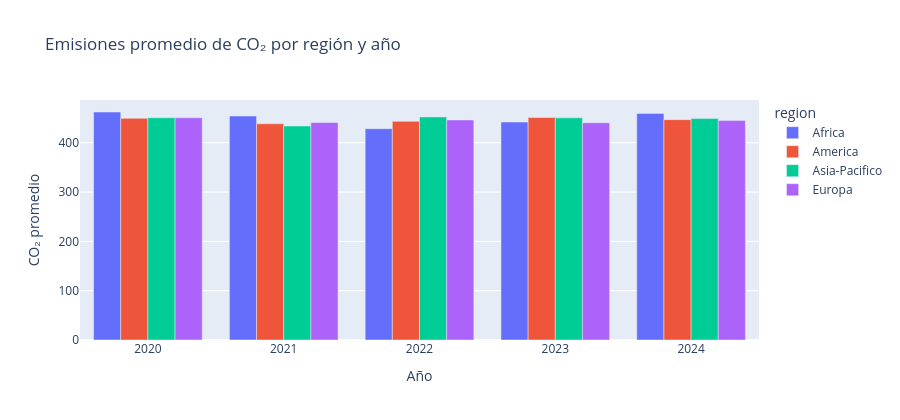

Notebook code for this chart:
### Code cell
co2_region = (df.groupby(["year","region"])["co2_emission"]
              .mean().reset_index())

fig = px.bar(
    co2_region, x="year", y="co2_emission",
    color="region", barmode="group",
    title="Emisiones promedio de CO₂ por región y año",
    labels={"co2_emission":"CO₂ promedio","year":"Año"},
    height=420
)
fig.update_layout(xaxis=dict(tickmode="linear", dtick=1))
fig.show()

### Figure 1 — Plotly figure (JSON) as saved in the notebook; plotly's stock layout.template omitted (floating-point values rounded to 4 significant figures)
{"data": [{"alignmentgroup": "True", "hovertemplate": "region=Africa<br>Año=%{x}<br>CO₂ promedio=%{y}<extra></extra>", "legendgroup": "Africa", "marker": {"color": "#636efa", "pattern": {"shape": ""}}, "name": "Africa", "offsetgroup": "Africa", "orientation": "v", "showlegend": true, "textposition": "auto", "type": "bar", "x": [2020, 2021, 2022, 2023, 2024], "xaxis": "x", "y": [462.4, 454.3, 428.5, 442.0, 459.5], "yaxis": "y"}, {"alignmentgroup": "True", "hovertemplate": "region=America<br>Año=%{x}<br>CO₂ promedio=%{y}<extra></extra>", "legendgroup": "America", "marker": {"color": "#EF553B", "pattern": {"shape": ""}}, "name": "America", "offsetgroup": "America", "orientation": "v", "showlegend": true, "textposition": "auto", "type": "bar", "x": [2020, 2021, 2022, 2023, 2024], "xaxis": "x", "y": [449.6, 438.5, 443.4, 451.2, 446.9], "yaxis": "y"}, {"alignmentgroup": "True", "hovertemplate": "region=Asia-Pacifico<br>Año=%{x}<br>CO₂ promedio=%{y}<extra></extra>", "legendgroup": "Asia-Pacifico", "marker": {"color": "#00cc96", "pattern": {"shape": ""}}, "name": "Asia-Pacifico", "offsetgroup": "Asia-Pacifico", "orientation": "v", "showlegend": true, "textposition": "auto", "type": "bar", "x": [2020, 2021, 2022, 2023, 2024], "xaxis": "x", "y": [450.7, 433.9, 452.3, 450.5, 449.0], "yaxis": "y"}, {"alignmentgroup": "True", "hovertemplate": "region=Europa<br>Año=%{x}<br>CO₂ promedio=%{y}<extra></extra>", "legendgroup": "Europa", "marker": {"color": "#ab63fa", "pattern": {"shape": ""}}, "name": "Europa", "offsetgroup": "Europa", "orientation": "v", "showlegend": true, "textposition": "auto", "type": "bar", "x": [2020, 2021, 2022, 2023, 2024], "xaxis": "x", "y": [450.7, 441.0, 446.3, 440.6, 444.9], "yaxis": "y"}], "layout": {"barmode": "group", "height": 420, "legend": {"title": {"text": "region"}, "tracegroupgap": 0}, "title": {"text": "Emisiones promedio de CO₂ por región y año"}, "xaxis": {"anchor": "y", "domain": [0, 1], "dtick": 1, "tickmode": "linear", "title": {"text": "Año"}}, "yaxis": {"anchor": "x", "domain": [0, 1], "title": {"text": "CO₂ promedio"}}}}
